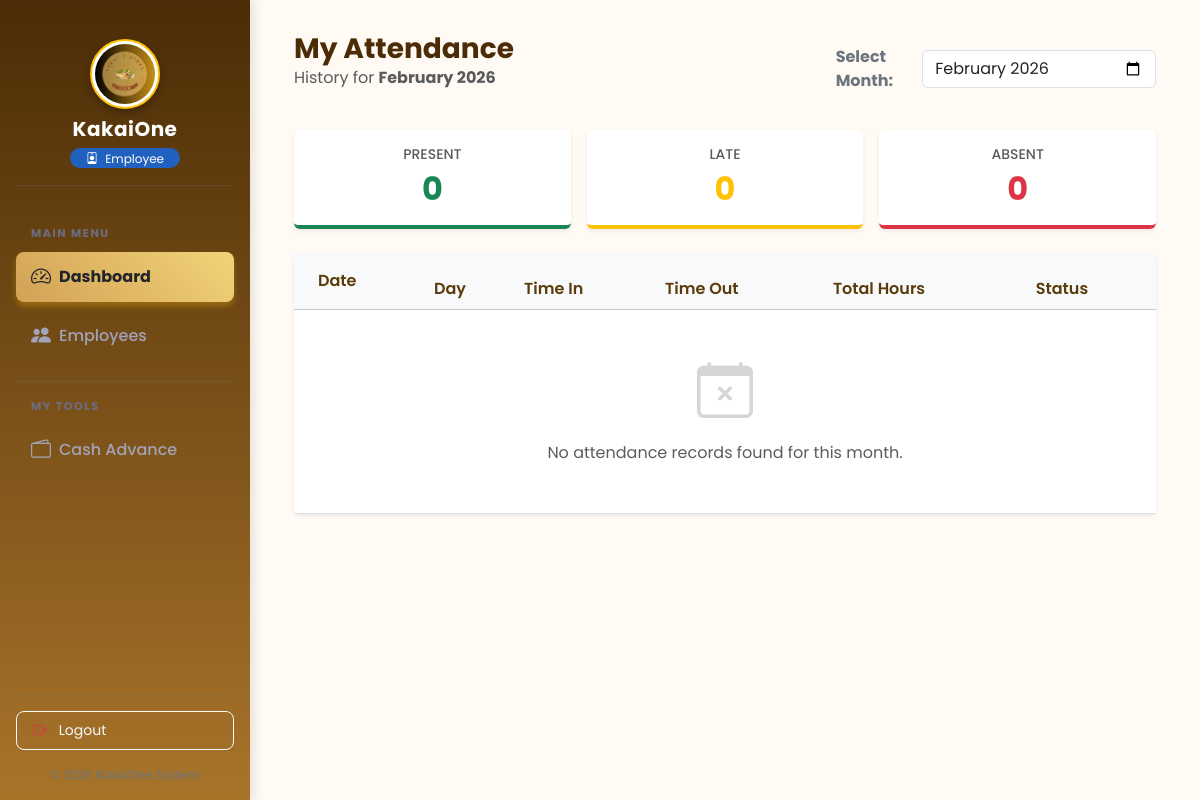
Before: /frontend/attendance/my_attendance.php (signed in) with the older database file.
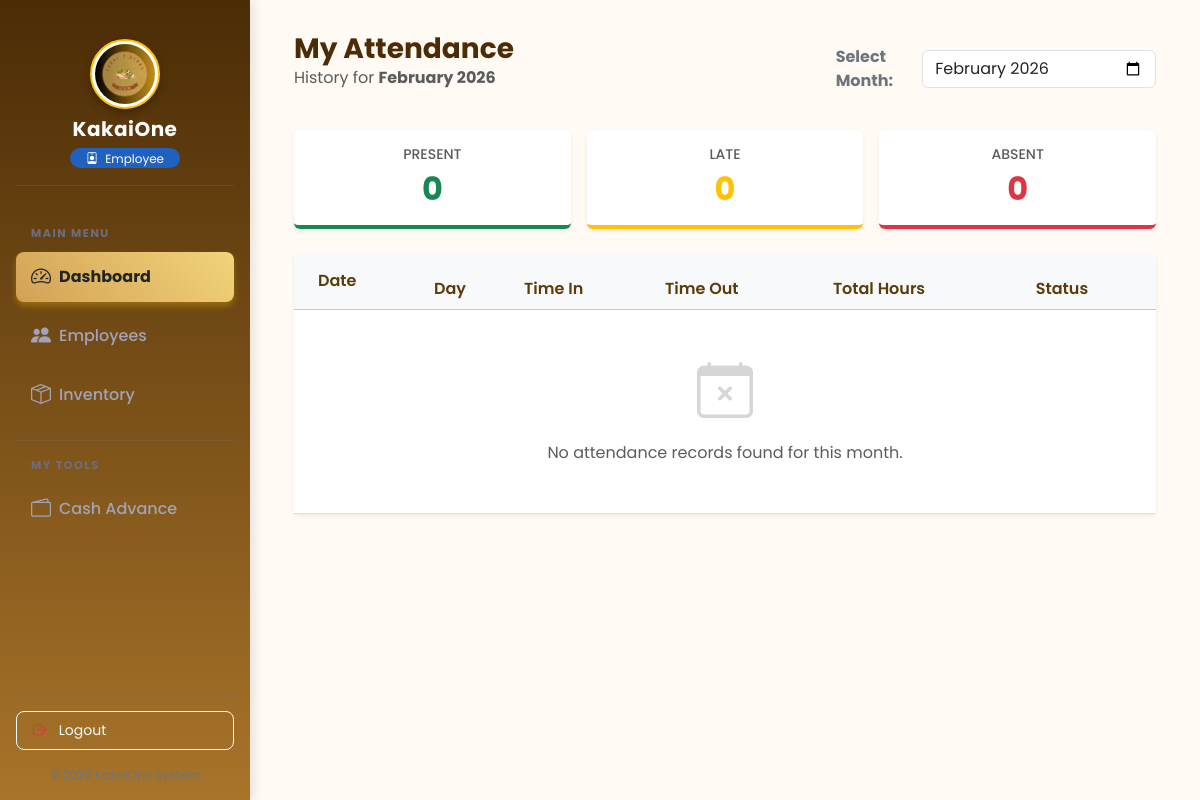
After: the same page with the newer database file.
### frontend/includes/auth_check.php (called while the page is built, shortened)
<?php
function hasPermission($key)
{
    global $pdo;
    try {
        $stmt = $pdo->prepare("SELECT $key FROM employee_permissions WHERE employee_id = ?");
        $stmt->execute([$_SESSION['employee_id']]);
        $perm = $stmt->fetchColumn();
        return $perm == 1;
    } catch (Exception $e) {
        return isset($_SESSION['permissions'][$key]) && $_SESSION['permissions'][$key] == 1;
    }
}

### frontend/attendance/my_attendance.php (the view, shortened to what the changed rows need)
<?php
$stats = ['present' => 0, 'late' => 0, 'absent' => 0];
$activeModule = 'dashboard';
?>
<!DOCTYPE html>
<html lang="en">
<head>
    <?php include '../includes/links.php'; ?>
</head>
<body>
    <?php include '../includes/sidebar.php'; ?>
    <main id="main-content" class="main-content-wrapper">
        <div class="container-fluid">
            <div class="row g-3 mb-4">
                <div class="col-md-4">
                    <div class="card border-0 shadow-sm p-3 text-center" style="border-bottom: 4px solid #198754 !important;">
                        <h2 class="fw-bold text-success mb-0"><?= $stats['present'] ?></h2>
                    </div>
                </div>
                <div class="col-md-4">
                    <div class="card border-0 shadow-sm p-3 text-center" style="border-bottom: 4px solid #ffc107 !important;">
                        <h2 class="fw-bold text-warning mb-0"><?= $stats['late'] ?></h2>
                    </div>
                </div>
                <div class="col-md-4">
                    <div class="card border-0 shadow-sm p-3 text-center" style="border-bottom: 4px solid #dc3545 !important;">
                        <h2 class="fw-bold text-danger mb-0"><?= $stats['absent'] ?></h2>
                    </div>
                </div>
            </div>
            <div class="card shadow-sm border-0">
                <div class="card-body p-0">
                    <div class="table-responsive">
                        <table class="table table-hover align-middle mb-0">
                            <thead class="table-light">
                                <tr>
                                    <th class="ps-4 py-3">Date</th>
                                    <th>Day</th>
                                    <th>Time In</th>
                                    <th>Time Out</th>
                                    <th>Total Hours</th>
                                    <th>Status</th>
                                </tr>
                            </thead>
                        </table>
                    </div>
                </div>
            </div>
        </div>
    </main>
</body>
</html>

### frontend/includes/sidebar.php (shortened to what the changed rows need)
<?php
require_once __DIR__ . '/auth_check.php';
$activeModule = isset($activeModule) ? $activeModule : 'dashboard';
$baseUrl = '/kakai1/frontend';
?>
<nav id="sidebar" class="d-flex flex-column p-3 vh-100 position-fixed" style="width: 250px; overflow-y: auto;">
    <div class="nav flex-column flex-grow-1">
        <?php if (hasPermission('inv_view')): ?>
            <a href="<?= $baseUrl ?>/inventory/inventory_overview.php" class="nav-link <?= $activeModule === 'inventory' ? 'active' : '' ?>">
                <i class="bi bi-box-seam me-2 fs-5 align-middle"></i> <span>Inventory</span>
            </a>
        <?php endif; ?>
        <?php if (hasPermission('payroll_view')): ?>
            <a href="<?= $baseUrl ?>/payroll/payroll_module.php" class="nav-link <?= $activeModule === 'payroll' ? 'active' : '' ?>">
                <i class="bi bi-cash-coin me-2 fs-5 align-middle"></i> <span>Payroll</span>
            </a>
        <?php endif; ?>
    </div>
</nav>

Changed rows visible on the page:
changed employee_permissions: inv_view 0 → 1 (drawn)
Other visible differences:
text now shown: "Inventory"
